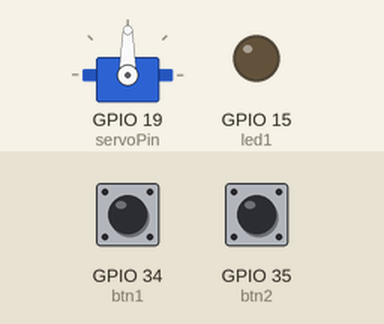
Simulated run of this sketch. Board: ESP32. Shown: servo, output pins drawn as LEDs (lit = HIGH). Dashed ring = blinking. Inputs (shaded band) come from the test bench; at power-on: GPIO 34 (btn1) LOW, GPIO 35 (btn2) LOW.

Above: at 1.2 s.
1.3 s: GPIO 34 (btn1) pulled HIGH for 0.15 s
At 1.42 s:
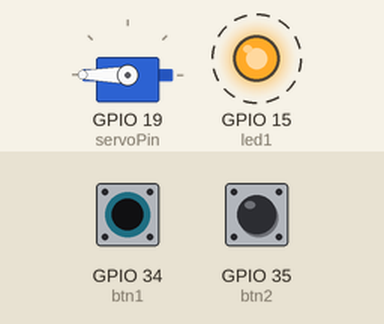
4.3 s: GPIO 35 (btn2) pulled HIGH for 0.15 s
At 5.6 s:
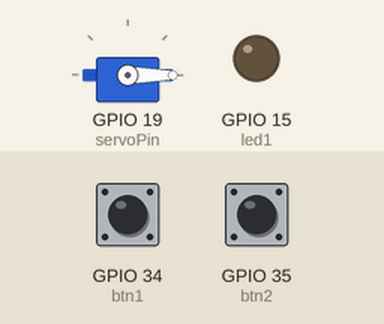
6.3 s: GPIO 34 (btn1) pulled HIGH for 1 s
At 6.42 s:
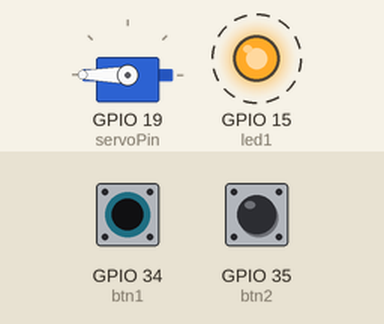
9.3 s: GPIO 35 (btn2) pulled HIGH for 1 s
At 9.67 s:
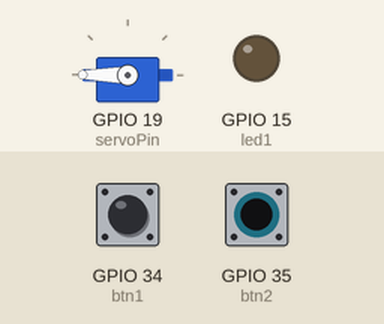
Timing chart, 0 to 12.3 s (numbered marks = the images above; inputs shaded):
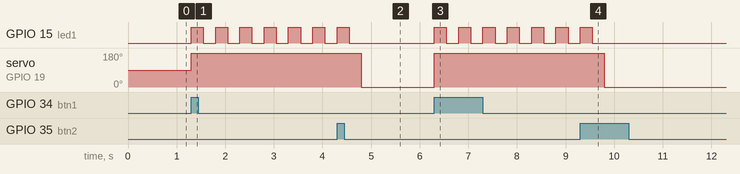

The sketch:

Project2a_-_Buttons_and_Servo.ino
```cpp
#include <Servo.h>

static const int servoPin = 19;
int btn1 = 34;
int btn2 = 35;
int led1 = 15;

Servo servo1;

void setup() {
  pinMode(btn1, INPUT);
  pinMode(btn2, INPUT);
  pinMode(led1, OUTPUT);
  servo1.attach(servoPin);
}

void loop() {
  int state1 = digitalRead(btn1);
  int state2 = digitalRead(btn2);
  if (state1 == HIGH) {
    while (state2 == LOW) {
      int state2 = digitalRead(btn2);
      servo1.write(180);
      digitalWrite(led1, HIGH);
      delay(250);
      digitalWrite(led1, LOW);
      delay(250);
      if (state2 == HIGH) {
        digitalWrite(led1, LOW);
        servo1.write(0);
        delay(500);
        break;
      }
    }
  }
  if (state2 == HIGH) {
    digitalWrite(led1, LOW);
    servo1.write(0);
    delay(500);
  }
}
```

Measured:
- after the input at 1.3 s, GPIO 15 (led1): alternates HIGH for 0.25 s and LOW for 0.25 s, starting at once; servo on GPIO 19 (servoPin): 90° → 180° at once
- after the input at 4.3 s, GPIO 15 (led1): goes on until 4.6 s, then stays LOW; servo on GPIO 19 (servoPin): 180° → 0° after 0.50 s
- after the input at 6.3 s, GPIO 15 (led1): alternates HIGH for 0.25 s and LOW for 0.25 s, starting at once; servo on GPIO 19 (servoPin): 0° → 180° at once
- after the input at 9.3 s, GPIO 15 (led1): goes on until 9.6 s, then stays LOW; servo on GPIO 19 (servoPin): 180° → 0° after 0.50 s
